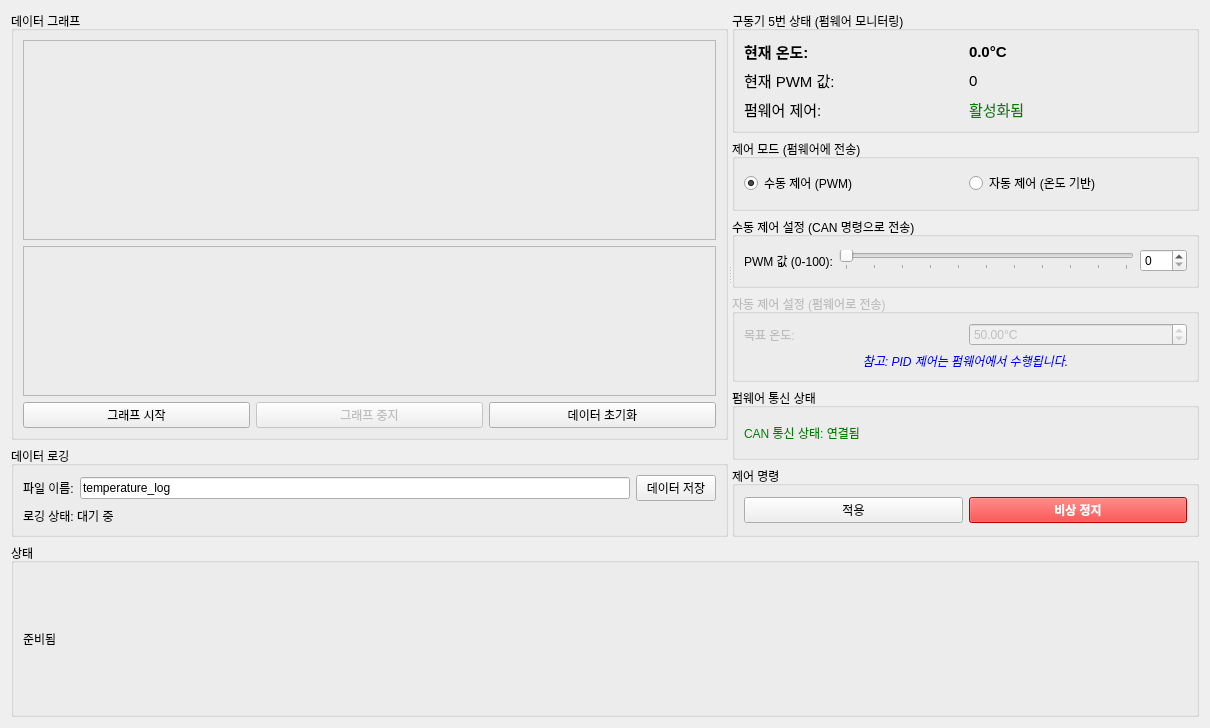
<?xml version="1.0" encoding="UTF-8"?>
<ui version="4.0">
 <class>Form</class>
 <widget class="QWidget" name="Form">
  <property name="geometry">
   <rect>
    <x>0</x>
    <y>0</y>
    <width>1210</width>
    <height>728</height>
   </rect>
  </property>
  <property name="windowTitle">
   <string>웨어러블 로봇 구동기 제어 (펌웨어 기반)</string>
  </property>
  <layout class="QVBoxLayout" name="verticalLayout">
   <item>
    <widget class="QSplitter" name="splitter">
     <property name="orientation">
      <enum>Qt::Horizontal</enum>
     </property>
     <widget class="QWidget" name="graphAndLogWidget" native="true">
      <layout class="QVBoxLayout" name="verticalLayout_3">
       <item>
        <widget class="QGroupBox" name="graph_group">
         <property name="title">
          <string>데이터 그래프</string>
         </property>
         <layout class="QVBoxLayout" name="verticalLayout_4">
          <item>
           <widget class="QFrame" name="temp_graph_frame">
            <property name="minimumSize">
             <size>
              <width>400</width>
              <height>200</height>
             </size>
            </property>
            <property name="frameShape">
             <enum>QFrame::StyledPanel</enum>
            </property>
            <property name="frameShadow">
             <enum>QFrame::Raised</enum>
            </property>
           </widget>
          </item>
          <item>
           <widget class="QFrame" name="pwm_graph_frame">
            <property name="minimumSize">
             <size>
              <width>400</width>
              <height>150</height>
             </size>
            </property>
            <property name="frameShape">
             <enum>QFrame::StyledPanel</enum>
            </property>
            <property name="frameShadow">
             <enum>QFrame::Raised</enum>
            </property>
           </widget>
          </item>
          <item>
           <layout class="QHBoxLayout" name="horizontalLayout_3">
            <item>
             <widget class="QPushButton" name="graph_start_button">
              <property name="text">
               <string>그래프 시작</string>
              </property>
             </widget>
            </item>
            <item>
             <widget class="QPushButton" name="graph_stop_button">
              <property name="enabled">
               <bool>false</bool>
              </property>
              <property name="text">
               <string>그래프 중지</string>
              </property>
             </widget>
            </item>
            <item>
             <widget class="QPushButton" name="reset_graph_button">
              <property name="text">
               <string>데이터 초기화</string>
              </property>
             </widget>
            </item>
           </layout>
          </item>
         </layout>
        </widget>
       </item>
       <item>
        <widget class="QGroupBox" name="data_logging_group">
         <property name="title">
          <string>데이터 로깅</string>
         </property>
         <layout class="QGridLayout" name="gridLayout_4">
          <item row="0" column="0">
           <widget class="QLabel" name="label_6">
            <property name="text">
             <string>파일 이름:</string>
            </property>
           </widget>
          </item>
          <item row="0" column="1">
           <widget class="QLineEdit" name="filename_edit">
            <property name="text">
             <string>temperature_log</string>
            </property>
           </widget>
          </item>
          <item row="0" column="2">
           <widget class="QPushButton" name="save_data_button">
            <property name="text">
             <string>데이터 저장</string>
            </property>
           </widget>
          </item>
          <item row="1" column="0" colspan="3">
           <widget class="QLabel" name="log_status_label">
            <property name="text">
             <string>로깅 상태: 대기 중</string>
            </property>
           </widget>
          </item>
         </layout>
        </widget>
       </item>
      </layout>
     </widget>
     <widget class="QWidget" name="controlWidget" native="true">
      <layout class="QVBoxLayout" name="verticalLayout_2">
       <item>
        <widget class="QGroupBox" name="groupBox">
         <property name="title">
          <string>구동기 5번 상태 (펌웨어 모니터링)</string>
         </property>
         <layout class="QGridLayout" name="gridLayout">
          <item row="0" column="0">
           <widget class="QLabel" name="label">
            <property name="font">
             <font>
              <pointsize>11</pointsize>
              <weight>75</weight>
              <bold>true</bold>
             </font>
            </property>
            <property name="text">
             <string>현재 온도:</string>
            </property>
           </widget>
          </item>
          <item row="0" column="1">
           <widget class="QLabel" name="temp_label">
            <property name="font">
             <font>
              <pointsize>11</pointsize>
              <weight>75</weight>
              <bold>true</bold>
             </font>
            </property>
            <property name="text">
             <string>0.0°C</string>
            </property>
           </widget>
          </item>
          <item row="1" column="0">
           <widget class="QLabel" name="label_3">
            <property name="font">
             <font>
              <pointsize>11</pointsize>
             </font>
            </property>
            <property name="text">
             <string>현재 PWM 값:</string>
            </property>
           </widget>
          </item>
          <item row="1" column="1">
           <widget class="QLabel" name="pwm_label">
            <property name="font">
             <font>
              <pointsize>11</pointsize>
             </font>
            </property>
            <property name="text">
             <string>0</string>
            </property>
           </widget>
          </item>
          <item row="2" column="0">
           <widget class="QLabel" name="label_firmware">
            <property name="font">
             <font>
              <pointsize>11</pointsize>
             </font>
            </property>
            <property name="text">
             <string>펌웨어 제어:</string>
            </property>
           </widget>
          </item>
          <item row="2" column="1">
           <widget class="QLabel" name="firmware_status">
            <property name="font">
             <font>
              <pointsize>11</pointsize>
             </font>
            </property>
            <property name="text">
             <string>활성화됨</string>
            </property>
            <property name="styleSheet">
             <string>color: green;</string>
            </property>
           </widget>
          </item>
         </layout>
        </widget>
       </item>
       <item>
        <widget class="QGroupBox" name="groupBox_2">
         <property name="title">
          <string>제어 모드 (펌웨어에 전송)</string>
         </property>
         <layout class="QHBoxLayout" name="horizontalLayout">
          <item>
           <widget class="QRadioButton" name="manual_mode_radio">
            <property name="text">
             <string>수동 제어 (PWM)</string>
            </property>
            <property name="checked">
             <bool>true</bool>
            </property>
           </widget>
          </item>
          <item>
           <widget class="QRadioButton" name="auto_mode_radio">
            <property name="text">
             <string>자동 제어 (온도 기반)</string>
            </property>
           </widget>
          </item>
         </layout>
        </widget>
       </item>
       <item>
        <widget class="QGroupBox" name="manual_settings_group">
         <property name="title">
          <string>수동 제어 설정 (CAN 명령으로 전송)</string>
         </property>
         <layout class="QGridLayout" name="gridLayout_3">
          <item row="0" column="0">
           <widget class="QLabel" name="label_13">
            <property name="text">
             <string>PWM 값 (0-100):</string>
            </property>
           </widget>
          </item>
          <item row="0" column="1">
           <widget class="QSlider" name="pwm_slider">
            <property name="maximum">
             <number>100</number>
            </property>
            <property name="orientation">
             <enum>Qt::Horizontal</enum>
            </property>
            <property name="tickPosition">
             <enum>QSlider::TicksBelow</enum>
            </property>
            <property name="tickInterval">
             <number>10</number>
            </property>
           </widget>
          </item>
          <item row="0" column="2">
           <widget class="QSpinBox" name="pwm_spin">
            <property name="maximum">
             <number>100</number>
            </property>
           </widget>
          </item>
         </layout>
        </widget>
       </item>
       <item>
        <widget class="QGroupBox" name="auto_settings_group">
         <property name="enabled">
          <bool>false</bool>
         </property>
         <property name="title">
          <string>자동 제어 설정 (펌웨어로 전송)</string>
         </property>
         <layout class="QGridLayout" name="gridLayout_2">
          <item row="0" column="0">
           <widget class="QLabel" name="label_14">
            <property name="text">
             <string>목표 온도:</string>
            </property>
           </widget>
          </item>
          <item row="0" column="1">
           <widget class="QDoubleSpinBox" name="target_temp_spin">
            <property name="suffix">
             <string>°C</string>
            </property>
            <property name="minimum">
             <double>20.000000000000000</double>
            </property>
            <property name="maximum">
             <double>80.000000000000000</double>
            </property>
            <property name="value">
             <double>50.000000000000000</double>
            </property>
           </widget>
          </item>
          <item row="1" column="0" colspan="2">
           <widget class="QLabel" name="pid_note_label">
            <property name="text">
             <string>참고: PID 제어는 펌웨어에서 수행됩니다.</string>
            </property>
            <property name="alignment">
             <set>Qt::AlignCenter</set>
            </property>
            <property name="styleSheet">
             <string>color: blue; font-style: italic;</string>
            </property>
           </widget>
          </item>
         </layout>
        </widget>
       </item>
       <item>
        <widget class="QGroupBox" name="groupBox_6">
         <property name="title">
          <string>펌웨어 통신 상태</string>
         </property>
         <layout class="QHBoxLayout" name="horizontalLayout_5">
          <item>
           <widget class="QLabel" name="can_status_label">
            <property name="text">
             <string>CAN 통신 상태: 연결됨</string>
            </property>
            <property name="styleSheet">
             <string>color: green;</string>
            </property>
           </widget>
          </item>
         </layout>
        </widget>
       </item>
       <item>
        <widget class="QGroupBox" name="groupBox_4">
         <property name="title">
          <string>제어 명령</string>
         </property>
         <layout class="QHBoxLayout" name="horizontalLayout_2">
          <item>
           <widget class="QPushButton" name="apply_button">
            <property name="text">
             <string>적용</string>
            </property>
           </widget>
          </item>
          <item>
           <widget class="QPushButton" name="emergency_stop_button">
            <property name="text">
             <string>비상 정지</string>
            </property>
            <property name="styleSheet">
             <string>background-color: red; color: white; font-weight: bold;</string>
            </property>
           </widget>
          </item>
         </layout>
        </widget>
       </item>
      </layout>
     </widget>
    </widget>
   </item>
   <item>
    <widget class="QGroupBox" name="groupBox_5">
     <property name="title">
      <string>상태</string>
     </property>
     <layout class="QHBoxLayout" name="horizontalLayout_4">
      <item>
       <widget class="QLabel" name="status_label">
        <property name="text">
         <string>준비됨</string>
        </property>
       </widget>
      </item>
     </layout>
    </widget>
   </item>
  </layout>
 </widget>
 <resources/>
 <connections/>
</ui>
